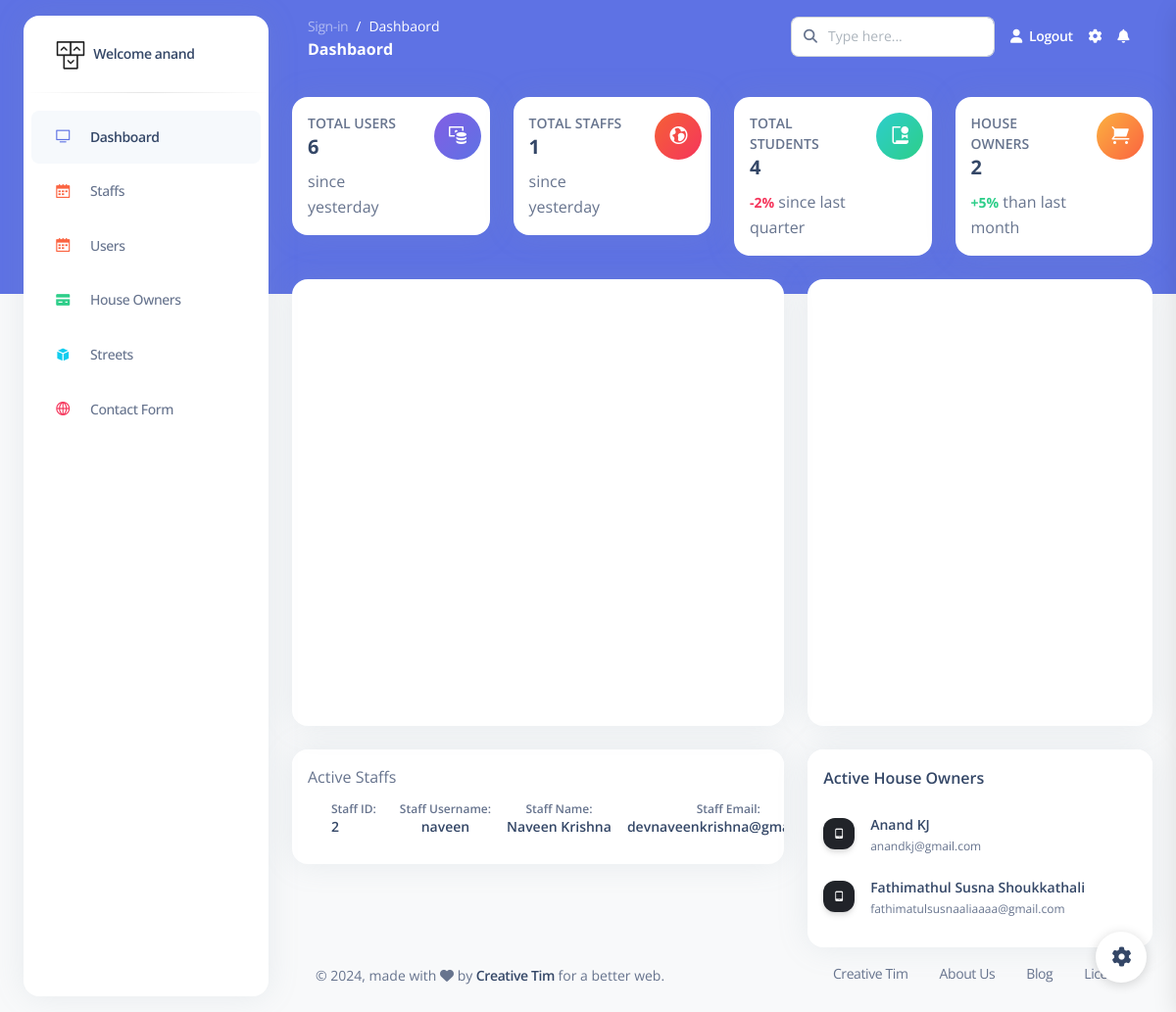
/cadmin/dashboard (signed in), run on an earlier commit of the app's database.
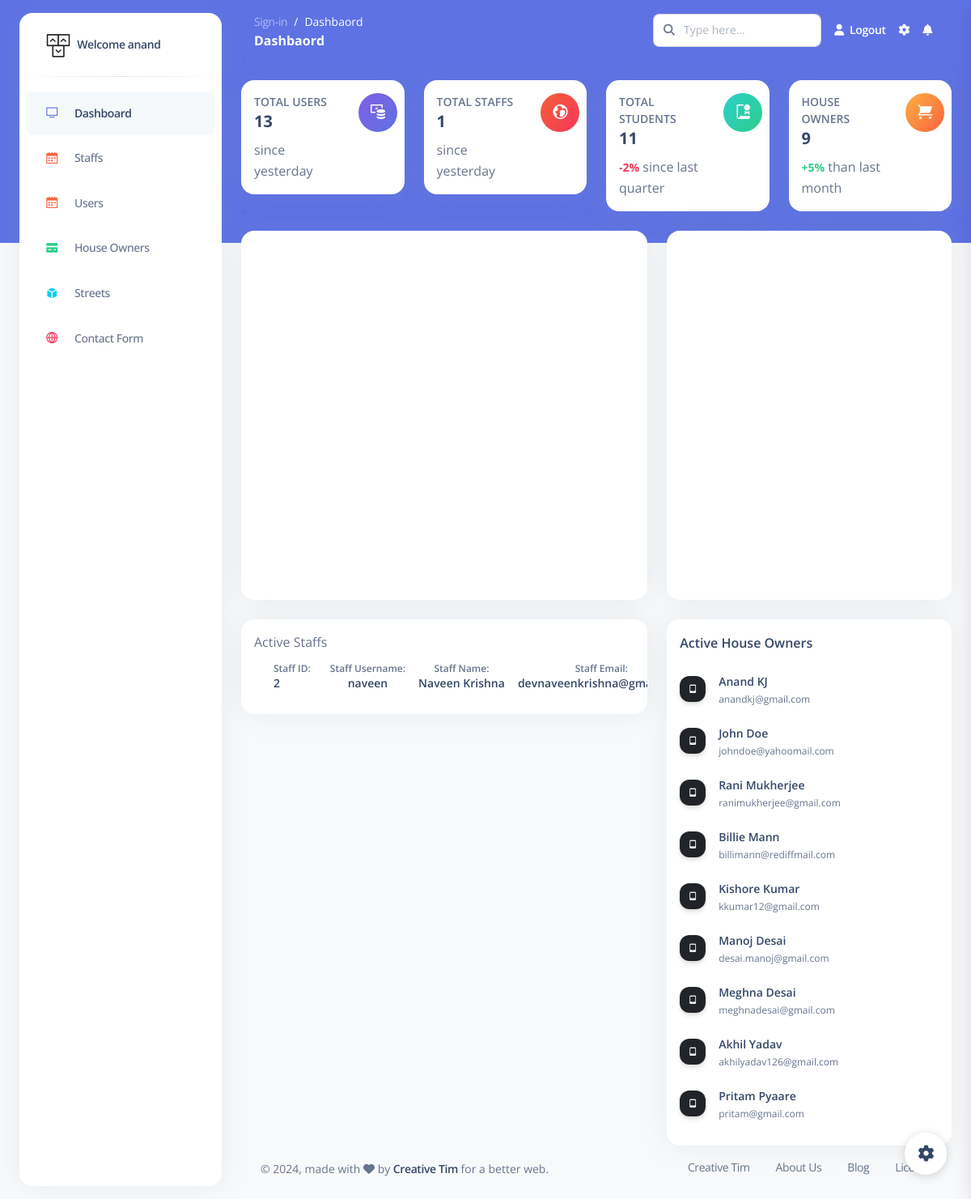
And on a later commit of the database.
### cadmin/models.py (models this page shows)
class UserType(models.Model):
    user = models.OneToOneField(User, on_delete=models.CASCADE, related_name='usertype')
    usertype = models.CharField(max_length=20)

### cadmin/views.py (the view)
# urls.py: path('dashboard' , views.dashboard , name="dashboard"),
@login_required(login_url='admin_login')
def dashboard(request):
    noti = Notification.objects.filter(is_read=False).order_by('-created_at')
    user_count = User.objects.all().count()
    staff = User.objects.filter(is_staff=True, is_superuser=False)
    staff_table = User.objects.filter(is_active=True, is_staff=True, is_superuser=False)
    hw_table = UserType.objects.filter(usertype="House Owner")
    staff_count = staff.count()
    house_owner = UserType.objects.filter(usertype="House Owner").count()
    student_count = User.objects.filter(is_staff=False, is_superuser=False).count()
    graph_data = [user_count, staff_count, house_owner, student_count]
    page = "Dashbaord"
    house_counts_by_street = House.objects.values('street__Street_name').annotate(total_houses=Count('id'))
    st1 = House.objects.filter(hs_rent__gte=0, hs_rent__lte=20000).count()
    st2 = House.objects.filter(hs_rent__gte=20000, hs_rent__lte=40000).count()
    st3 = House.objects.filter(hs_rent__gte=40000, hs_rent__lte=60000).count()
    st4 = House.objects.filter(hs_rent__gte=60000, hs_rent__lte=80000).count()
    st5 = House.objects.filter(hs_rent__gte=80000, hs_rent__lte=100000).count()
    ranges = [
        (0, 10000),
        (10000, 20000),
        (20000, 30000),
        (30000, 40000),
        (40000, 50000),
        (50000, 60000),
        (60000, 70000),
        (70000, 80000),
        (80000, 90000),
        (90000, None)  # The last range for values >= 90k
    ]
    counts = []
    for start, end in ranges:
        if end is not None:
            count = House.objects.filter(hs_rent__gte=start, hs_rent__lt=end).count()
        else:
            count = House.objects.filter(hs_rent__gte=start).count()
        counts.append(count)
    house_rent = {
        'ranges': ranges,
        'counts': counts,
    }
    return render(request, 'admin/dashboard.html',
                  {'page': page, 'noti': noti, 'user_count': user_count, 'staff_count': staff_count,
                   'student_count': student_count, 'house_owner': house_owner, 'data': graph_data,
                   'house_counts_by_street': house_counts_by_street, 'house_rent': house_rent, 'staff_table': staff_table,
                   'hw_table': hw_table, })

### templates/admin/dashboard.html (shortened to what the changed rows need)
{% extends 'bases/adminbase.html' %}
{% load static %}
{% block content %}
<div class="container-fluid py-4">
  <div class="row">
    <div class="col-xl-3 col-sm-6 mb-xl-0 mb-4">
      <div class="card">
        <div class="card-body p-3">
          <div class="row">
            <div class="col-8">
              <div class="numbers">
                <p class="text-sm mb-0 text-uppercase font-weight-bold">Total Users</p>
                <h5 class="font-weight-bolder">
                  {{user_count}}
                </h5>
                <p class="mb-0">
                  since yesterday
                </p>
              </div>
            </div>
          </div>
        </div>
      </div>
    </div>
    <div class="col-xl-3 col-sm-6 mb-xl-0 mb-4">
      <div class="card">
        <div class="card-body p-3">
          <div class="row">
            <div class="col-8">
              <div class="numbers">
                <p class="text-sm mb-0 text-uppercase font-weight-bold">Total Students</p>
                <h5 class="font-weight-bolder">
                  {{ student_count }}
                </h5>
                <p class="mb-0">
                  <span class="text-danger text-sm font-weight-bolder">-2%</span>
                  since last quarter
                </p>
              </div>
            </div>
          </div>
        </div>
      </div>
    </div>
    <div class="col-xl-3 col-sm-6">
      <div class="card">
        <div class="card-body p-3">
          <div class="row">
            <div class="col-8">
              <div class="numbers">
                <p class="text-sm mb-0 text-uppercase font-weight-bold">House Owners</p>
                <h5 class="font-weight-bolder">
                    {{ house_owner }}
                </h5>
                <p class="mb-0">
                  <span class="text-success text-sm font-weight-bolder">+5%</span> than last month
                </p>
              </div>
            </div>
          </div>
        </div>
      </div>
    </div>
  </div>
  <div class="row mt-4">
    <div class="col-lg-7 mb-lg-0 mb-4">
      <div class="card ">
        <div class="table-responsive">
          <table class="table align-items-center ">
            <tbody>
            {% for i in staff_table %}
              <tr>
                <td class="w-30">
                  <div class="d-flex px-2 py-1 align-items-center">
                    <div class="ms-4">
                      <p class="text-xs font-weight-bold mb-0">Staff ID:</p>
                      <h6 class="text-sm mb-0">{{ i.id }}</h6>
                    </div>
                  </div>
                </td>
                <td>
                  <div class="text-center">
                    <p class="text-xs font-weight-bold mb-0">Staff Username:</p>
                    <h6 class="text-sm mb-0">{{ i.username }}</h6>
                  </div>
                </td>
                <td>
                  <div class="text-center">
                    <p class="text-xs font-weight-bold mb-0">Staff Name:</p>
                    <h6 class="text-sm mb-0">{{i.first_name}} {{ i.last_name }}</h6>
                  </div>
                </td>
                <td class="align-middle text-sm">
                  <div class="col text-center">
                    <p class="text-xs font-weight-bold mb-0">Staff Email:</p>
                    <h6 class="text-sm mb-0">{{ i.email }}</h6>
                  </div>
                </td>
              </tr>
            {% endfor %}
            </tbody>
          </table>
        </div>
      </div>
    </div>
    <div class="col-lg-5">
      <div class="card">
        <div class="card-body p-3">
          <ul class="list-group">
              {% for i in hw_table %}
            <li class="list-group-item border-0 d-flex justify-content-between ps-0 mb-2 border-radius-lg">
              <div class="d-flex align-items-center">
                <div class="icon icon-shape icon-sm me-3 bg-gradient-dark shadow text-center">
                  <i class="ni ni-mobile-button text-white opacity-10"></i>
                </div>
                <div class="d-flex flex-column">
                  <h6 class="mb-1 text-dark text-sm">{{ i.user.first_name }} {{ i.user.last_name }}</h6>
                  <span class="text-xs">{{ i.user.email }}</span>
                </div>
              </div>
            </li>
              {% endfor %}
          </ul>
        </div>
      </div>
    </div>
  </div>
{% endblock content %}

What changed in the data, as far as the page shows it:
changed through a linked row, UserType: user.first_name "Fathimathul Susna" → "John"; user.last_name "Shoukkathali" → "Doe"; user.email "fathimatulsusnaaliaaaa@gmail.com" → "johndoe@yahoomail.com"
added UserType: user.first_name "Rani", user.last_name "Mukherjee", user.email "ranimukherjee@gmail.com"
added UserType: user.first_name "Billie", user.last_name "Mann", user.email "billimann@rediffmail.com"
added UserType: user.first_name "Kishore", user.last_name "Kumar", user.email "kkumar12@gmail.com"
added UserType: user.first_name "Manoj", user.last_name "Desai", user.email "desai.manoj@gmail.com"
added UserType: user.first_name "Meghna", user.last_name "Desai", user.email "meghnadesai@gmail.com"
added UserType: user.first_name "Akhil", user.last_name "Yadav", user.email "akhilyadav126@gmail.com"
added UserType: user.first_name "Pritam", user.last_name "Pyaare", user.email "pritam@gmail.com"
Also different on the page:
{{ user_count }}: "6" → "13"
{{ student_count }}: "4" → "11"
{{ house_owner }}: "2" → "9"
